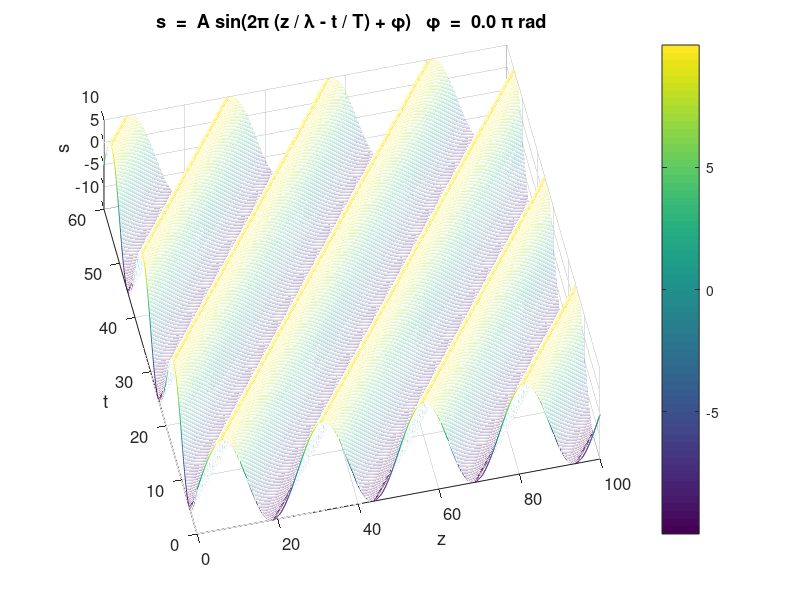
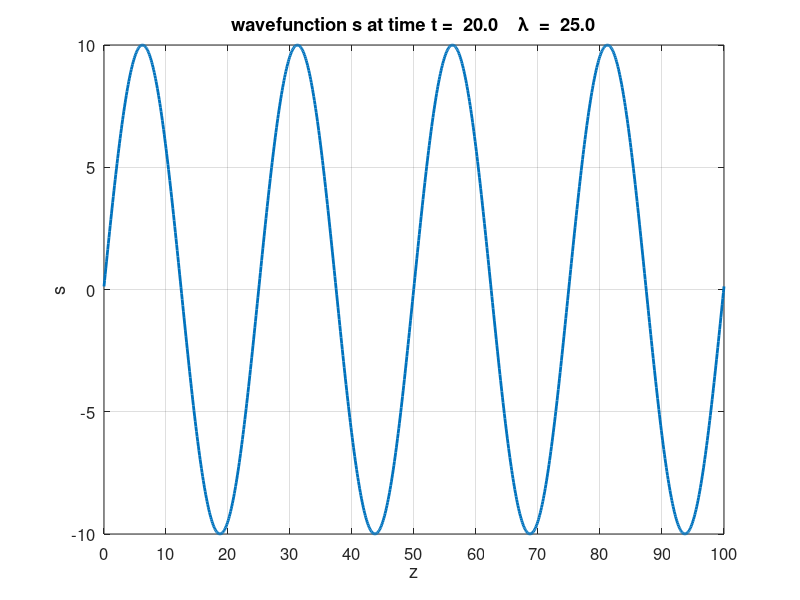
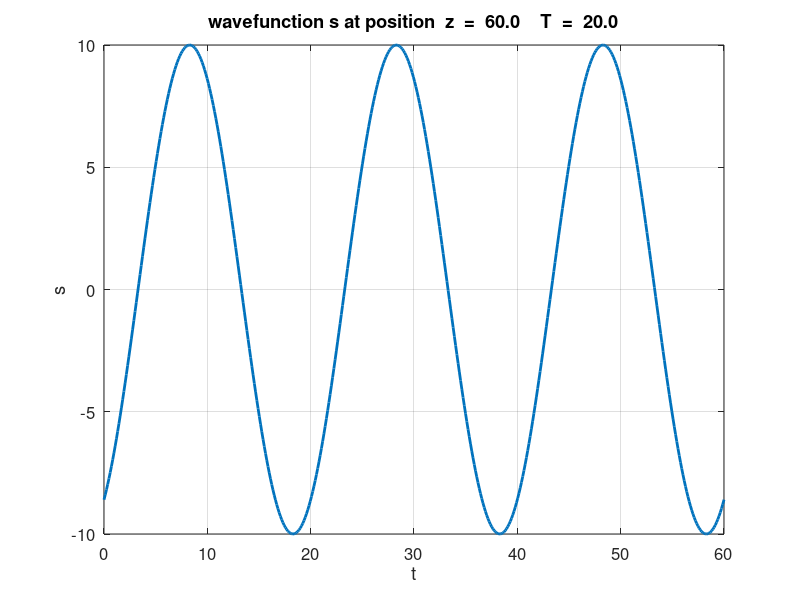

Write MATLAB code to recreate these figures, in order.
% wm_ttw2.m

% [3D] view of the wave function for a travelling wave 
%    propagating in the Z direction

% John A Sims 
% email: john.sims@ufabc.edu.br
% Universidade Federal do ABC 
% http://www.ufabc.edu.br/
% Biomedical Engineering Department,
% Centro de Engenharia, Modelagem e Ciencias Sociais Aplicadas.
% (Centre for Engineering, modelling and applied social sciences)
% Rua Arcturus (Jd Antares)
% Anchieta
% 09606070 - Sao Bernardo do Campo, SP - Brasil

% Ian Cooper
% email: ian.cooper@sydney.edu.au
% School of Physics, University of Sydney
% 180127
% DOING PHYSICS WITH MATLAB 
%    http://www.physics.usyd.edu.au/teach_res/mp/mphome.htm
%    http://www.physics.usyd.edu.au/teach_res/mp/doc/wm_ttw.htm


clear all
close all
clc


% =======================================================================
% TRAVELLING WAVE INPUT PARAMETERS
%   S.I. units for all quantities
%   Default values given in brakets
% =======================================================================
   A = 10;       %  amplitude  (10)
   L = 25;       %  wavelength  (25)
   T = 20;       %  period  (20)
   nT = 3;       %  no. periods for animation  (4)
   nX = 4;       %  no. wavelengths displayed (3)
   Nx = 1000;    %  Number of grid X grid points (2076)
   Nt = 500;     %  Number of time steps (200)
   phi = 0;         % phase angle [0 rad]

   
% =======================================================================
%   CALCULATIONS
% =======================================================================
   w = 2*pi / T;    %  angular frequency 
   k = 2*pi / L;    %  wave number k
   tMax = nT * T;   %  max time interval for animation
   zMax = nX * L;   %  max Z distance
  
   t = linspace(0,tMax,Nt);   % grid points for time 
   z = linspace(0,zMax,Nx);   % grid points for Z axis
   
    
%  Wave function s(z,t) ---------------------------------------------
%    Calculate all data and store it in S, rows are z, cols t. 
%    Later, phase relationship between all particles in an instant 
%    of time (i.e spatial domain information) will be taken from , 
%    rows of S and time (temporal domain) for a single particle 
%    taken from columns.
   s = zeros(Nx,Nt); 
   
% Time loop   
   for c = 1 : Nt
     s(:,c) = A .* sin(k.*z - w*t(c) + phi);
   end

% Wavefunction at a constant z and a constant t   
     Pt = find(t > 20,1)-1;
     Pz = find(z > 60,1)-1;
     st = s(Pt,:);
     
     sz = s(:,Pt);
   
% =======================================================================     
%   GRAPHICS 
% =======================================================================
figure(1)
pos = [0.05 0.1 0.3 0.3];
   set(gcf,'Units','normalized');
   set(gcf,'Position',pos);
   set(gcf,'color','w');
   [zz, tt] = meshgrid(z,t);
   mesh(zz,tt,s');
   colorbar;
   xlabel('z');
   ylabel('t');
   zlabel('s');
   view(-13,75);
   set(gca,'fontsize',12);
   tm1 = 's  =  A sin(2\pi (z / \lambda - t / T) + \phi)   \phi  =  ';
   tm2 = num2str(phi/pi, '%3.1f');
   tm3 = ' \pi rad';
   tm = [tm1 tm2 tm3];
   title(tm)
   
figure(2)
pos = [0.37 0.1 0.3 0.3];
   set(gcf,'Units','normalized');
   set(gcf,'Position',pos);
   set(gcf,'color','w'); 
   xP = z; yP = sz;
   plot(xP,yP,'linewidth',2);
  
   xlabel('z');
   ylabel('s');
   tm1 = 'wavefunction s at time t =  ';
   tm2 = num2str(t(Pt), '%3.1f \n');
   tm3 = '    \lambda  =  ';
   tm4 = num2str(L,'%2.1f \n');
   tm = [tm1 tm2 tm3 tm4];
   title(tm);
   grid on
   set(gca,'xTick',0:10:100);
   set(gca,'fontsize',12);
   
 figure(3)
   pos = [0.69 0.1 0.3 0.3];
   set(gcf,'Units','normalized');
   set(gcf,'Position',pos);
   set(gcf,'color','w'); 
   xP = t; yP = st;
   plot(xP,yP,'linewidth',2);
   xlabel('t');
   ylabel('s');
   tm1 = 'wavefunction s at position  z  =  ';
   tm2 = num2str(z(Pz), '%3.1f \n');
   tm3 = '    T  =  ';
   tm4 = num2str(T,'%2.1f \n');
   tm = [tm1 tm2 tm3 tm4];
   title(tm);
   grid on
   set(gca,'fontsize',12);
